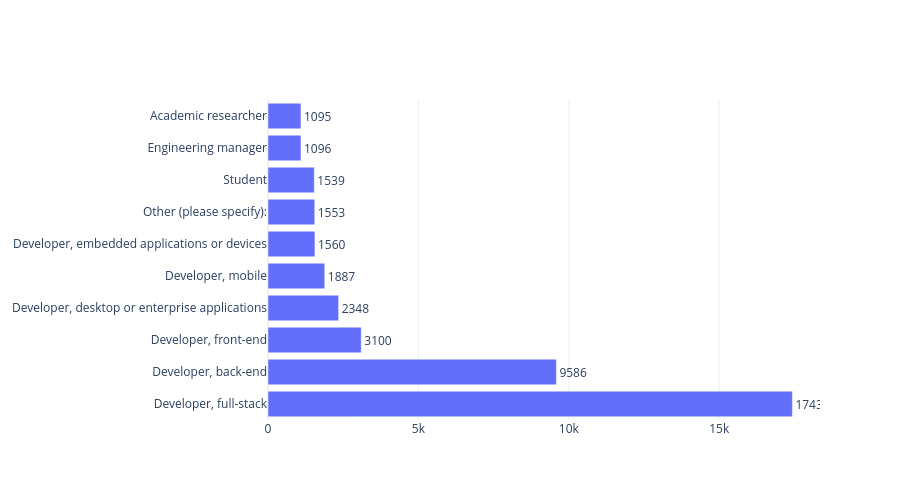

The cell this chart's notebook holds for it:
### Code cell
dev_counts = df['DevType'].value_counts().head(10)

fig_career_paths = go.Figure([
    go.Bar(
        x=dev_counts.values,
        y=dev_counts.index,
        orientation='h',
        text=dev_counts.values,
        textposition='outside'
    )
])

fig_career_paths.update_layout(
    template='plotly_white',
    height=500
)

### Figure 1 — Plotly figure (JSON) as saved in the notebook; plotly's stock layout.template omitted (floating-point values rounded to 4 significant figures)
{"data": [{"orientation": "h", "text": [17430.0, 9586.0, 3100.0, 2348.0, 1887.0, 1560.0, 1553.0, 1539.0, 1096.0, 1095.0], "textposition": "outside", "type": "bar", "x": [17431, 9586, 3100, 2348, 1887, 1560, 1553, 1539, 1096, 1095], "y": ["Developer, full-stack", "Developer, back-end", "Developer, front-end", "Developer, desktop or enterprise applications", "Developer, mobile", "Developer, embedded applications or devices", "Other (please specify):", "Student", "Engineering manager", "Academic researcher"]}], "layout": {"height": 500}}
